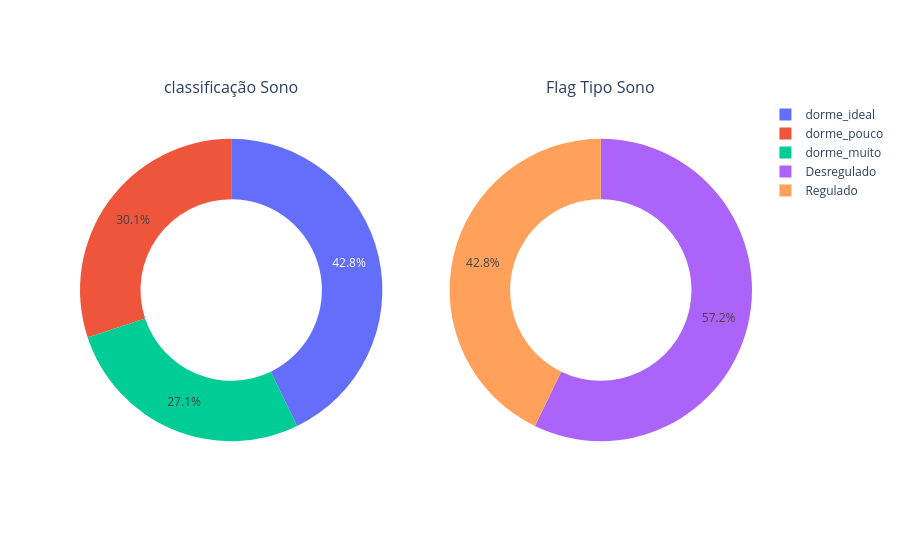

Write notebook code for a chart like this one.
### Code cell
range = [(df_tratado['horas_sono'] <= 5), (df_tratado['horas_sono'].between(6,8)), (df_tratado['horas_sono'] > 8)]
retorno = ['dorme_pouco', 'dorme_ideal', 'dorme_muito']
df_tratado['class_hrs_sono'] = np.select(range, retorno, default='0')

flag = [(df_tratado['class_hrs_sono'] == 'dorme_ideal'), (df_tratado['class_hrs_sono'] == 'dorme_pouco') | (df_tratado['class_hrs_sono'] == 'dorme_muito')]
retorno = ['Regulado', 'Desregulado']
df_tratado['flag_sono'] = np.select(flag, retorno, '0')



fig1 = xp.pie(df_tratado, names='class_hrs_sono', hole=0.6)
fig2 = xp.pie(df_tratado, names='flag_sono', hole=0.6)

fig = mk(rows=1, cols=2, specs=[[{"type":"domain"}, {"type":"domain"}]], subplot_titles=('classificação Sono', 'Flag Tipo Sono'))

for trace in fig1.data:
    fig.add_trace(trace, row=1, col=1)

for trace in fig2.data:
    fig.add_trace(trace, row=1, col=2)

fig.show()

### Figure 1 — Plotly figure (JSON) as saved in the notebook; plotly's stock layout.template omitted (floating-point values rounded to 4 significant figures; data arrays with more than 128 entries replaced by an {"elided": "..."} marker saying what was removed)
{"data": [{"domain": {"x": [0, 0.45], "y": [0, 1]}, "hole": 0.6, "hovertemplate": "class_hrs_sono=%{label}<extra></extra>", "labels": {"elided": "1100 str values"}, "legendgroup": "", "name": "", "showlegend": true, "type": "pie"}, {"domain": {"x": [0.55, 1], "y": [0, 1]}, "hole": 0.6, "hovertemplate": "flag_sono=%{label}<extra></extra>", "labels": {"elided": "1100 str values"}, "legendgroup": "", "name": "", "showlegend": true, "type": "pie"}], "layout": {"annotations": [{"font": {"size": 16}, "showarrow": false, "text": "classificação Sono", "x": 0.225, "xanchor": "center", "xref": "paper", "y": 1, "yanchor": "bottom", "yref": "paper"}, {"font": {"size": 16}, "showarrow": false, "text": "Flag Tipo Sono", "x": 0.775, "xanchor": "center", "xref": "paper", "y": 1, "yanchor": "bottom", "yref": "paper"}]}}
